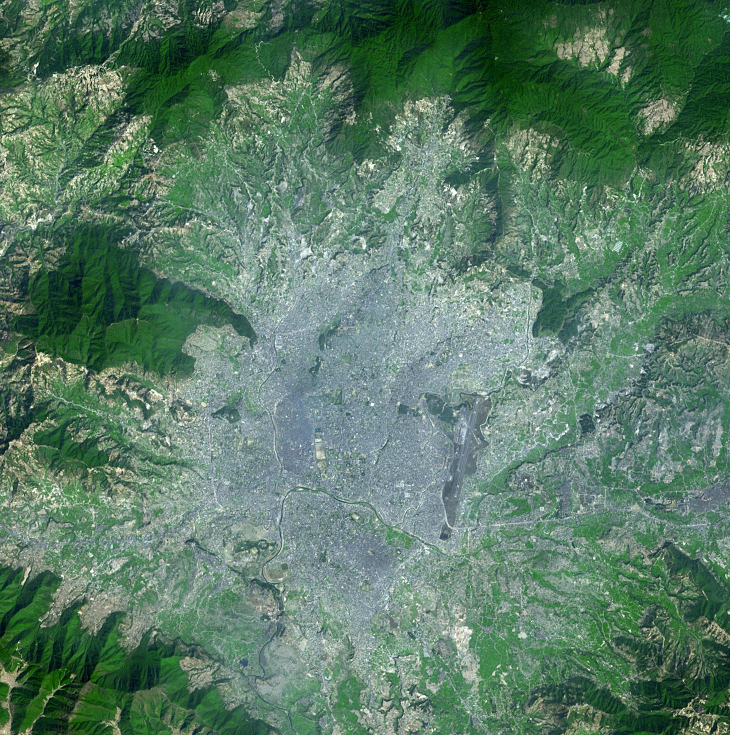
%> input picture kathmandu.jpeg, 1460 x 1470 px (shown at 1/2 size)
$ octave aster_image.m   (GNU Octave 9; MATLAB toolbox functions it lacks are replaced by stand-ins)
%> lines starting %> are read from the running program, lines starting %| are printed output that depends on the picture
%{
    Following the example of processing NASA TERRA-ASTER satellite image of Kathmandu, Nepal.
    (https://asterweb.jpl.nasa.gov/gallerymap.asp)
    (Chapter 8.3: Importing, Processing, and Exporting Images)

    revised by Brendan Casey
%}

I1 = imread('kathmandu.jpeg');
%> I1 is the input picture: size 1470x1460x3 uint8; mean R, G, B 90.3, 123.3, 102.8

whos

I1(50:55,50:55,1);

I2 = rgb2gray(I1);
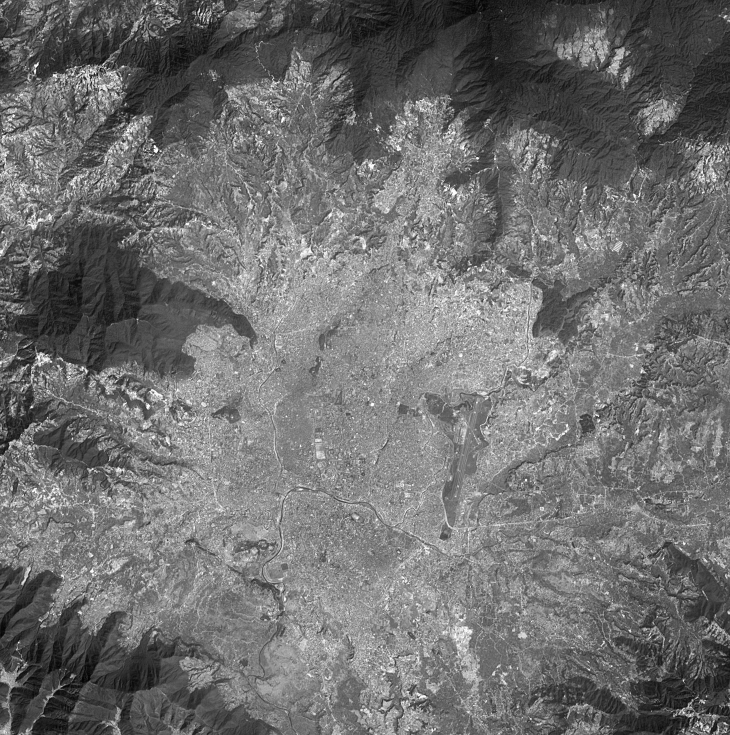
%> I2: size 1470x1460 uint8 (shown at 1/2 size); min 0, max 255, mean 111.1


subplot(2,2,1)
imshow(I1)
title('ASTER Image of Kathmandu (RGB)')

subplot(2,2,3)
imhist(I1)

subplot(2,2,2)
imshow(I2)
title('ASTER Image of Kathmandu (Gray-value)')

subplot(2,2,4)
imhist(I2)
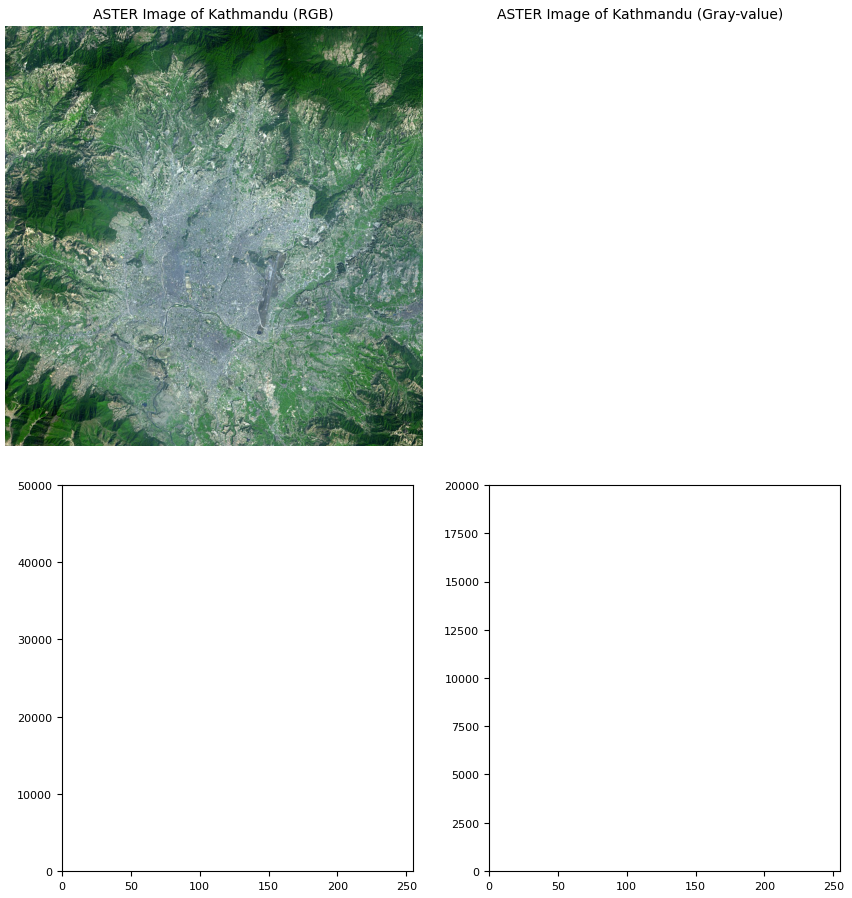
%> figure redrawn from the program's plot data, 4 panels

I3 = histeq(I2)
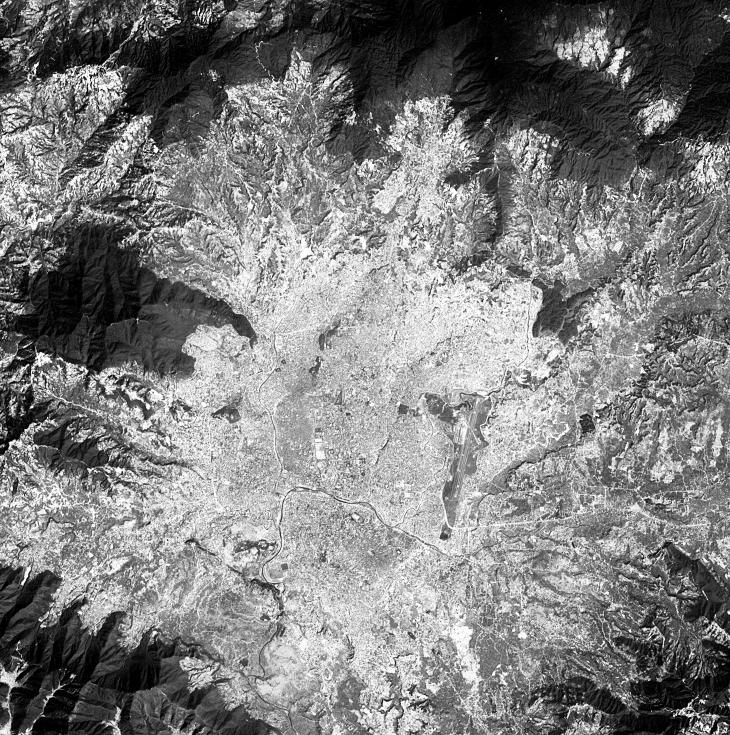
%> I3: size 1470x1460 uint8 (shown at 1/2 size); min 0, max 255, mean 126.2

imwrite(I3,'equHistGray_Kat.jpg');
iminfo(I3,'equHistGray_Kat.jpg')
%> (this line was passed over: iminfo is not available in this run)

%Transform from 256^3 colors to 16 colors
[I4, map] = rgb2ind(I1,16);
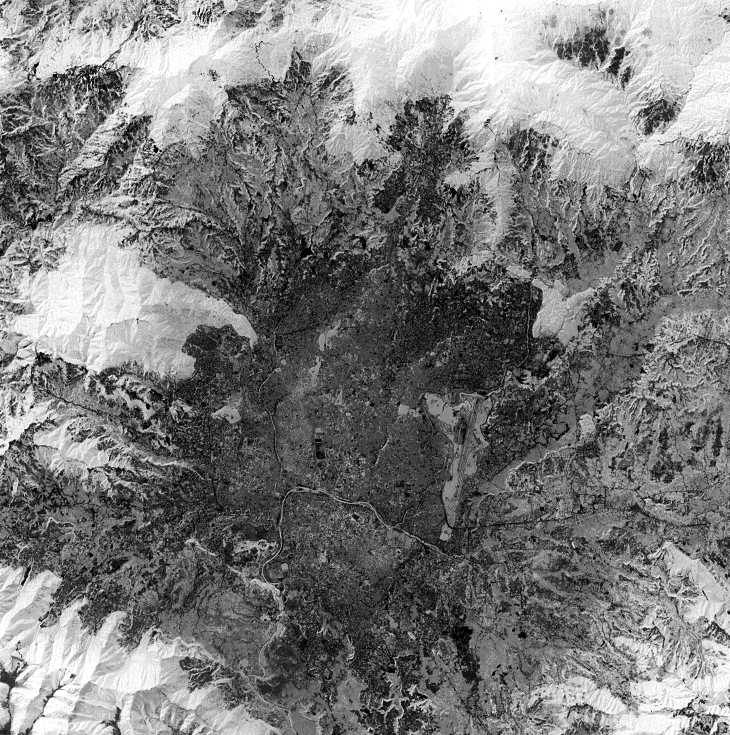
%> I4: size 1470x1460 uint8 (shown at 1/2 size); min 0, max 15, mean 7.27; drawn with min black and max white
%> map = 16 rows, first 12: [0.839 0.902 0.855; 0.682 0.761 0.722; 0.584 0.671 0.639; 0.529 0.624 0.541; 0.486 0.58 0.584; 0.435 0.541 0.494; 0.384 0.533 0.416; 0.294 0.49 0.333; 0.353 0.463 0.42; 0.29 0.412 0.349; 0.231 0.392 0.278; 0.173 0.384 0.188]
imshow(I1), figure, imshow(I4,map)
%> after `imshow(I1)`:
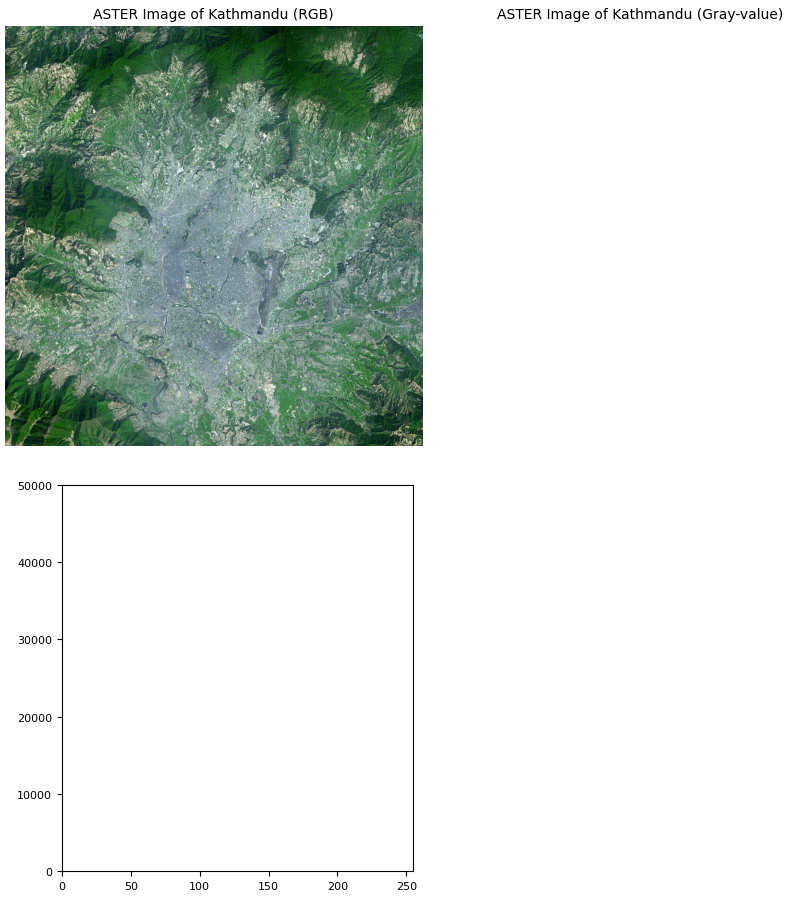
%> figure redrawn from the program's plot data, 4 panels

imwrite(I4,map,'equHistGray_Kat_index.jpg')
imshow(I4,map)
cmap = colormap
colormap(hot)
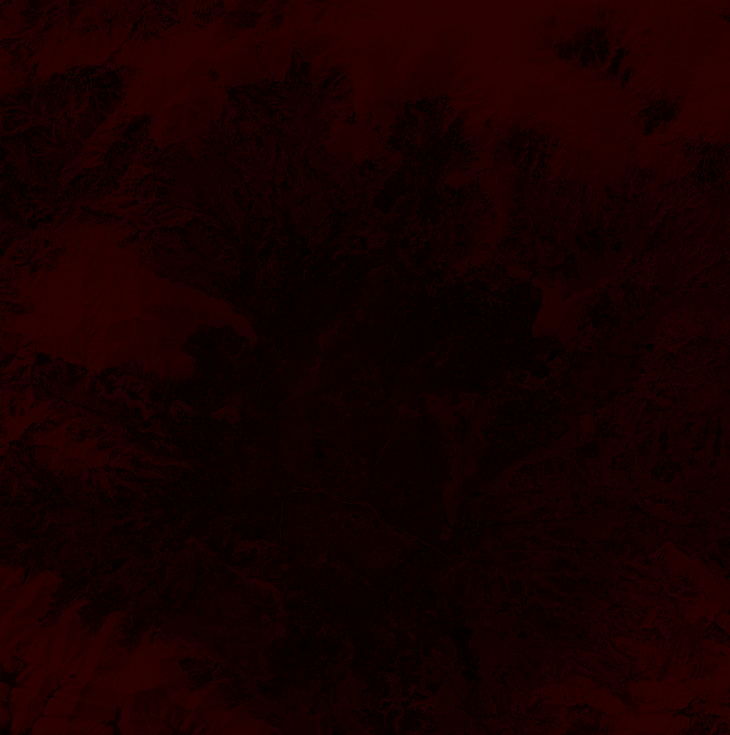
%> displayed picture: size 1470x1460x3, on the screen's scale of 0 to 255 (shown at 1/2 size); mean R, G, B 22.1, 0, 0
